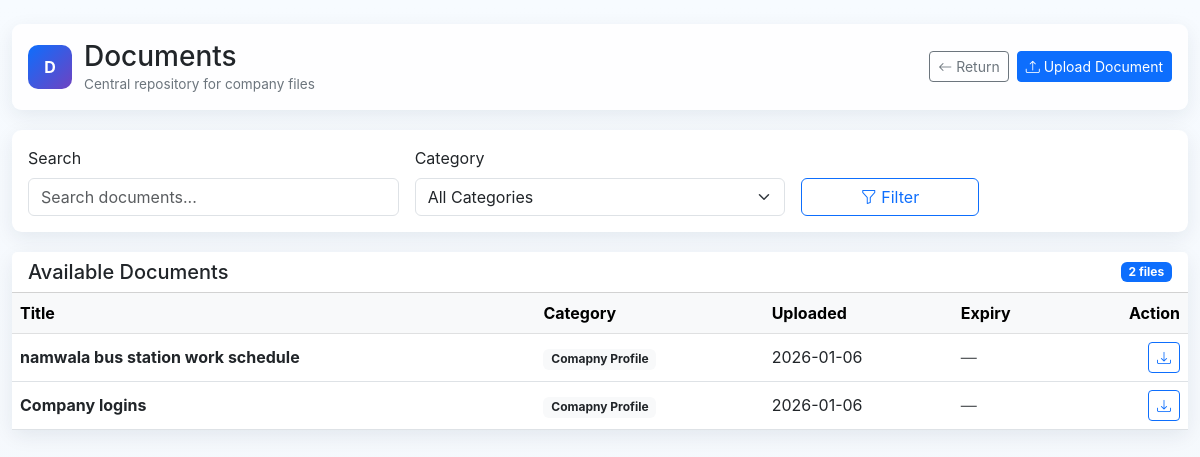
The page /documents/ on the database as committed earlier.
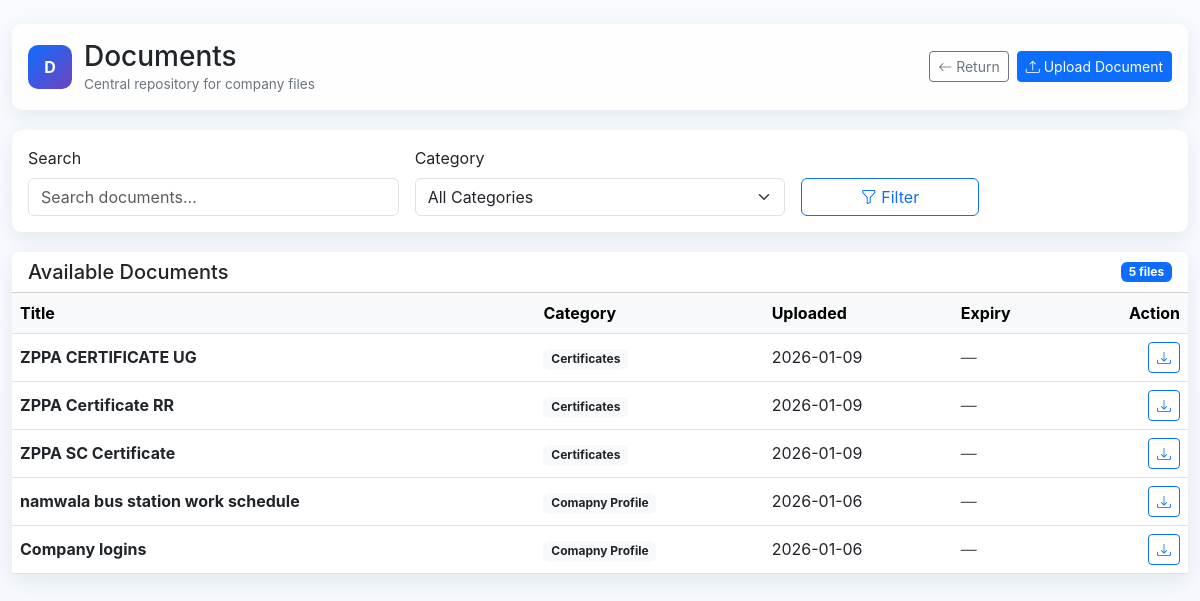
The same page on the database as committed later.
### documents/models.py (models this page shows, shortened)
class Document(models.Model):
    title = models.CharField(max_length=255)
    file = models.FileField(upload_to=document_upload_path)
    category = models.ForeignKey(Category, on_delete=models.PROTECT)
    description = models.TextField(blank=True)
    uploaded_by = models.ForeignKey(
        User,
        on_delete=models.SET_NULL,
        null=True,
        blank=True,
        related_name='uploaded_documents'
    )
    uploaded_at = models.DateTimeField(auto_now_add=True)
    expiry_date = models.DateField(null=True, blank=True)
    is_active = models.BooleanField(default=True)
    class Meta:
        ordering = ['-uploaded_at']

class Category(models.Model):
    name = models.CharField(max_length=100, unique=True)
    slug = models.SlugField(max_length=120, unique=True, blank=True)
    description = models.TextField(blank=True)

### documents/views.py (the view)
# urls.py: path('', views.document_list, name='document_list'),
def document_list(request):
    documents = Document.objects.filter(is_active=True)
    categories = Category.objects.all()
    q = request.GET.get('q')
    category_id = request.GET.get('category')
    if q:
        documents = documents.filter(
            Q(title__icontains=q) |
            Q(description__icontains=q)
        )
    if category_id:
        documents = documents.filter(category_id=category_id)
    return render(request, 'documents/list.html', {
        'documents': documents,
        'categories': categories,
    })

### documents/templates/documents/list.html (shortened to what the changed rows need)
{% load static %}
<!DOCTYPE html>
<html lang="en">
<head>
    <link href="https://cdn.jsdelivr.net/npm/bootstrap@5.3.0/dist/css/bootstrap.min.css" rel="stylesheet">
    <link href="https://cdn.jsdelivr.net/npm/bootstrap-icons@1.10.5/font/bootstrap-icons.css" rel="stylesheet">
</head>
<body>
<div class="container-fluid py-4">
    <div class="topbar">
        <div class="brand">
            <div>
                <h1 class="h3 mb-0">Documents</h1>
            </div>
        </div>
    </div>
    <div class="card">
        <div class="card-header d-flex justify-content-between align-items-center bg-white">
            <h5 class="mb-0">Available Documents</h5>
            <span class="badge bg-primary">{{ documents|length }} files</span>
        </div>
        <div class="table-responsive">
            <table class="table table-hover align-middle mb-0">
                <thead class="table-light">
                    <tr>
                        <th>Title</th>
                        <th>Category</th>
                        <th>Uploaded</th>
                        <th>Expiry</th>
                        <th class="text-end">Action</th>
                    </tr>
                </thead>
                <tbody>
                {% for doc in documents %}
                    <tr>
                        <td>
                            <strong>{{ doc.title }}</strong>
                        </td>
                        <td>
                            <span class="badge bg-light text-dark">
                                {{ doc.category.name }}
                            </span>
                        </td>
                        <td>{{ doc.uploaded_at|date:"Y-m-d" }}</td>
                        <td>
                            {% if doc.expiry_date %}
                                {{ doc.expiry_date }}
                            {% else %}
                                <span class="text-muted">—</span>
                            {% endif %}
                        </td>
                        <td class="text-end">
                            <a href="{% url 'documents:download_document' doc.id %}"
                               class="btn btn-sm btn-outline-primary"
                               title="Download">
                                <i class="bi bi-download"></i>
                            </a>
                        </td>
                    </tr>
                {% empty %}
                    <tr>
                        <td colspan="5" class="text-center text-muted py-4">
                            No documents found
                        </td>
                    </tr>
                {% endfor %}
                </tbody>
            </table>
        </div>
    </div>
</div>
</body>
</html>

Rows that differ between the two databases and show on the page:
added Document: title "ZPPA CERTIFICATE UG", category.name "Certificates", uploaded_at "2026-01-09"
added Document: title "ZPPA Certificate RR", category.name "Certificates", uploaded_at "2026-01-09"
added Document: title "ZPPA SC Certificate", category.name "Certificates", uploaded_at "2026-01-09"
Other text that changed with them:
{{ documents|length }}: "2" → "5"
